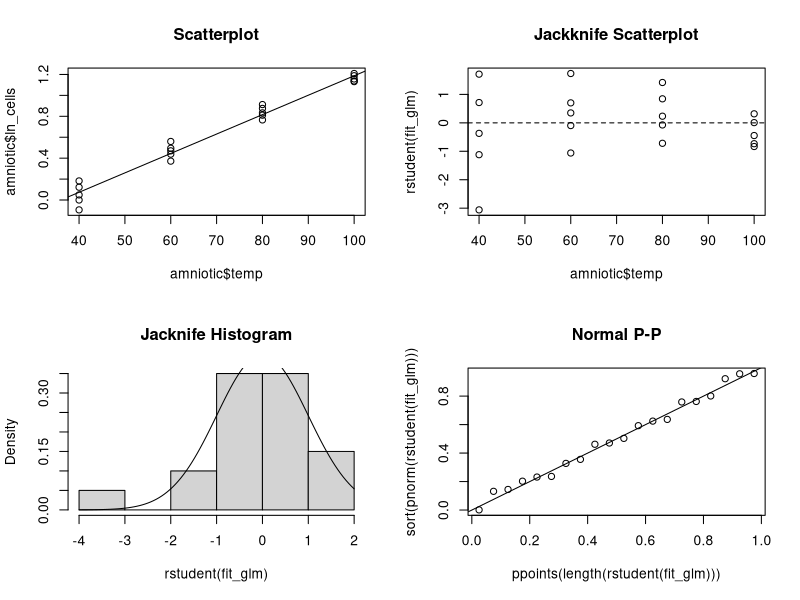

The R source for this figure:
amniotic <- data.frame(
  cells = c(
    1.13,1.20,1.00,0.91,1.05,1.75,1.45,1.55,1.64,1.60,
    2.30,2.15,2.25,2.40,2.49,3.18,3.10,3.28,3.35,3.12
  ),
  temp = c(rep(40,5), rep(60,5), rep(80,5), rep(100,5)))

amniotic$ln_cells <- log(amniotic$cells) # calculate log(cells)

# Part A
# These are the same model
fit_lm <- lm(ln_cells ~ temp, data = amniotic)
fit_glm <- glm(ln_cells ~ temp, data = amniotic)

summary(fit_lm)
summary(fit_glm)

confint(fit_lm)
confint(fit_glm)

# log(cells_hat) = -0.6681674 + (0.0185546)X_temp

# For a unit increase in temperature, we would expect an average increase
# 0.018 in log cells.

# For temperature 0 the expected log cells is -0.67.

# Back transform the intercept and slope
exp(fit_lm$coefficients)
exp(confint(fit_lm))

# For a unit increase in temperature, we would expect an average 
# of 1.9% increase in cells.

# For temperature 0 the geometric mean of expected cells is 0.51.

# Part B
# par(mfrow = c(2, 2))
# plot(fit_lm)

par(mfrow = c(2, 2))

plot(x = amniotic$temp, y = amniotic$ln_cells, main = 'Scatterplot')
abline(fit_lm)

plot(x = amniotic$temp, y = rstudent(fit_glm), main = "Jackknife Scatterplot")
abline(h = 0, lty = 2)

hist(x = rstudent(fit_glm), freq = FALSE, main = "Jacknife Histogram")
curve(dnorm(x, mean = 0, sd = 1), add = TRUE)

plot(ppoints(length(rstudent(fit_glm))), sort(pnorm(rstudent(fit_glm))), main = "Normal P-P")
abline(a = 0, b = 1)

# Part C